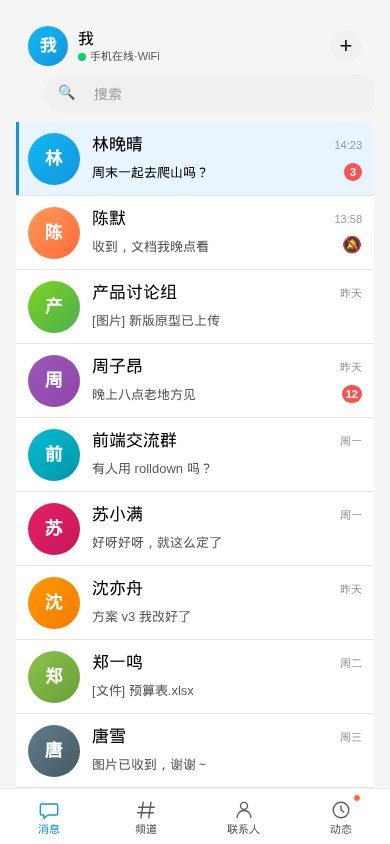
#> input picture docs/tgqq/fixtures/shots/mobile.jpg, 390 x 844 px, found by its file name; its folder holds 8 pictures in this run
$ python audit.py
#> lines starting #> are read from the running program, lines starting #| are printed output that depends on the picture
#!/usr/bin/env python3
"""
Round-14 visual audit of 7 TGQQ fixture screenshots.
Produces coordinate-anchored PASS/FAIL evidence per spec A-F.
"""
from PIL import Image
import os, json, collections

SHOTS = "/data/data/com.termux/files/home/tg-web/tweb/docs/tgqq/fixtures/shots"

def load(n):
#> called with n = 'mobile.jpg'
    p = os.path.join(SHOTS, n)
    return Image.open(p).convert("RGB")
#> returned value is the input picture: PIL image 390x844 RGB; mean R, G, B 238.5, 239.8, 239.6

def px(img, x, y):
    return img.getpixel((int(x), int(y)))

def br(rgb):
    return 0.299*rgb[0] + 0.587*rgb[1] + 0.114*rgb[2]

# Color predicates (with JPEG/AA tolerance)
def is_qq_blue(rgb, tol=40):
    # #1296DB = (18,150,219)
    r,g,b = rgb
    return abs(r-18)<=tol and abs(g-150)<=tol and abs(b-219)<=tol

def is_green_dot(rgb):
    # QQ green ~ #21BA45 / #4ECB73
    r,g,b = rgb
    return g >= 130 and g > r + 30 and g > b + 20 and r < 200

def is_red_badge(rgb):
    # QQ red ~ #FA5151 / #E74C3C
    r,g,b = rgb
    return r >= 200 and g < 130 and b < 130 and r > g + 70 and r > b + 70

def is_orange_avatar(rgb):
    r,g,b = rgb
    return r >= 220 and 110 <= g <= 180 and 40 <= b <= 110 and r > g > b

def is_purple_avatar(rgb):
    r,g,b = rgb
    return 130 <= r <= 200 and 70 <= g <= 140 and 160 <= b <= 220 and b > r > g

def is_pink_avatar(rgb):
    r,g,b = rgb
    return r >= 200 and g < 130 and 100 <= b <= 180 and r > g and b > g

def is_teal_avatar(rgb):
    r,g,b = rgb
    return r < 130 and g > 150 and b > 180 and b > r

def is_dark_text(rgb):
    return br(rgb) <= 110

def is_mid_gray_text(rgb):
    b = br(rgb)
    return 110 < b <= 180

def is_light_blue_selected(rgb):
    # selected row background ~ #EAF3FB / #F0F7FC / #ECF5FB
    r,g,bl = rgb
    return bl > r and bl > g and 220 <= bl <= 250 and r >= 220 and g >= 230

def is_page_bg_light(rgb):
    # light neutral page background ~ #F4F5F7
    r,g,b = rgb
    return 235 <= r <= 252 and 235 <= g <= 252 and 235 <= b <= 252 and abs(r-g)<10 and abs(g-b)<10

def is_card_white(rgb):
    return br(rgb) >= 248

def find_color_bbox(img, pred, x0, y0, x1, y1):
    pts = []
    for y in range(y0, y1):
        for x in range(x0, x1):
            if pred(px(img, x, y)):
                pts.append((x, y))
    if not pts:
        return None
    xs = [p[0] for p in pts]; ys = [p[1] for p in pts]
    return {
        "n": len(pts),
        "x0": min(xs), "y0": min(ys),
        "x1": max(xs), "y1": max(ys),
        "w": max(xs)-min(xs)+1, "h": max(ys)-min(ys)+1,
        "cx": (min(xs)+max(xs))//2, "cy": (min(ys)+max(ys))//2,
        "sample_rgb": px(img, (min(xs)+max(xs))//2, (min(ys)+max(ys))//2),
    }

# [20 lines left out: function find_row_y_extent, not called in this run]

# ==============================================================
# A+E : mobile.jpg  (390x844) — Messages list + bottom nav
# ==============================================================
def audit_mobile():
    img = load("mobile.jpg")
    out = {"file": "mobile.jpg", "size": img.size}

    # ---- Top personal row (header) ----
    # 我 avatar is at top-left. Sample its center
    out["my_avatar_center_rgb"] = px(img, 37, 47)
    out["my_avatar_is_qq_blue"] = is_qq_blue(px(img, 37, 47), 60)
#> in is_qq_blue, `r,g,b = rgb`: r = 17; g = 170; b = 240
    # Green dot under "我"
    out["green_dot_rgb"] = px(img, 32, 71)
    out["green_dot_present"] = is_green_dot(px(img, 32, 71))
#> in is_green_dot, `r,g,b = rgb`: r = 246; g = 245; b = 243
    # "+" icon top right
    out["plus_icon_rgb"] = px(img, 360, 47)
    out["plus_icon_is_dark"] = is_dark_text(px(img, 360, 47))
    # Header bg
    out["header_bg_rgb"] = px(img, 200, 30)
    # "手机在线 WiFi" text presence — find some dark text in header (y ~60-80)
    out["header_text_pixels"] = sum(1 for y in range(55,90) for x in range(70,260) if is_dark_text(px(img,x,y)))

    # ---- Search bar ----
    # Search pill bg ~ y=110-150
    out["search_pill_bg_rgb"] = px(img, 195, 135)
    out["search_pill_is_light"] = br(px(img, 195, 135)) >= 230
    # Search icon
    out["search_icon_rgb"] = px(img, 50, 135)
    # Search pill rounded corners — check that pill spans full width with margin
    # Top edge of pill
    search_top = None; search_bot = None
    for y in range(100, 170):
        # Check leftmost pixel that's NOT page bg
        for x in range(20, 80):
            r = px(img, x, y)
            if br(r) > 240 and not is_page_bg_light(r):
                # found pill left edge
                if search_top is None: search_top = y
                search_bot = y
                break
#> this loop made 70 passes
    out["search_pill_y_range"] = (search_top, search_bot)

    # ---- Conversation rows (selected first row) ----
    # Row 1 "林晚晴" — selected
    # Selected bg: very light blue
    out["row1_bg_rgb"] = px(img, 200, 215)
    out["row1_selected_bg"] = is_light_blue_selected(px(img, 200, 215))
    # Selected left blue border
    out["row1_left_border_rgb"] = px(img, 8, 215)
    out["row1_left_border_blue"] = is_qq_blue(px(img, 8, 215), 50)
    # Avatar "林" center — should be blue
    out["row1_avatar_rgb"] = px(img, 50, 215)
    out["row1_avatar_blue"] = is_qq_blue(px(img, 50, 215), 80)
    # Time "14:23" — gray text
    out["row1_time_rgb"] = px(img, 350, 200)
    # Unread "3" red badge
    out["row1_badge_rgb"] = px(img, 360, 240)
    out["row1_badge_red"] = is_red_badge(px(img, 360, 240))

    # Row geometry — detect avatar centers
    # Avatar left margin ~30, size ~52px, so x_center ~ 56
    avatar_y_bands = []
    in_band = False; b0 = 0
    for y in range(110, 800):
        c = px(img, 56, y)
        # An avatar has colored fill; check if not white bg
        if (is_qq_blue(c, 80) or is_orange_avatar(c) or is_purple_avatar(c)
                or is_pink_avatar(c) or is_teal_avatar(c)):
            if not in_band:
                b0 = y; in_band = True
        else:
            if in_band and y - b0 > 5:
                avatar_y_bands.append((b0, y-1, br(px(img, 56, (b0+y-1)//2))))
                in_band = False
            elif in_band and y - b0 <= 5:
                in_band = False
    if in_band:
        avatar_y_bands.append((b0, y, br(px(img, 56, (b0+y)//2))))
    out["avatar_y_bands"] = avatar_y_bands
    # Compute row heights
    if len(avatar_y_bands) >= 2:
        heights = [b[1]-b[0]+1 for b in avatar_y_bands]
        out["avatar_heights"] = heights
        out["row_gaps"] = [avatar_y_bands[i+1][0]-avatar_y_bands[i][1] for i in range(len(avatar_y_bands)-1)]

    # Row 4 "周子昂" purple + unread 12
    out["row4_avatar_rgb"] = px(img, 56, 535)
    out["row4_avatar_purple"] = is_purple_avatar(px(img, 56, 535))
    out["row4_badge_rgb"] = px(img, 360, 565)
    out["row4_badge_red"] = is_red_badge(px(img, 360, 565))

    # "陈默" row 已读 dot (small green check)
    # 陈 row avatar at y ~325
    out["row2_avatar_rgb"] = px(img, 56, 325)
    out["row2_avatar_orange"] = is_orange_avatar(px(img, 56, 325))
    # Right side small mark
    out["row2_right_mark_rgb"] = px(img, 360, 350)

    # ---- Bottom navigation ----
    # Bottom tab strip ~ y=790-844
    # Find tab icons by scanning dark pixels at y=810,820
    # Tab x centers: 消息~49, 频道~147, 联系人~245, 动态~343
    out["tab_y_text_label"] = (815, 838)
    out["tab_message_icon"] = px(img, 49, 805)
    out["tab_message_label_rgb"] = px(img, 49, 830)
    out["tab_message_selected_blue"] = is_qq_blue(px(img, 49, 830), 60)
    out["tab_channels_label_rgb"] = px(img, 147, 830)
    out["tab_contacts_label_rgb"] = px(img, 245, 830)
    out["tab_dynamics_label_rgb"] = px(img, 343, 830)
    out["tab_dynamics_selected_blue"] = is_qq_blue(px(img, 343, 830), 60)
    # Red dot badge above 动态 tab
    # Sample around (370, 778)
    out["tab_dynamics_badge_rgb"] = px(img, 372, 778)
    out["tab_dynamics_badge_red"] = is_red_badge(px(img, 372, 778))
    # Scan for red badge above 动态 icon
    badge_pts = []
    for y in range(770, 800):
        for x in range(340, 390):
            if is_red_badge(px(img, x, y)):
                badge_pts.append((x, y))
    out["tab_dynamics_badge_bbox"] = (
        (min(p[0] for p in badge_pts), min(p[1] for p in badge_pts),
         max(p[0] for p in badge_pts), max(p[1] for p in badge_pts))
        if badge_pts else None)

    return out

# ==============================================================
# B : channels-tab.jpg (900x700) — Channels tab (tablet left)
# ==============================================================
def audit_channels():
    img = load("channels-tab.jpg")
#> call 2 of load, with n = 'channels-tab.jpg'
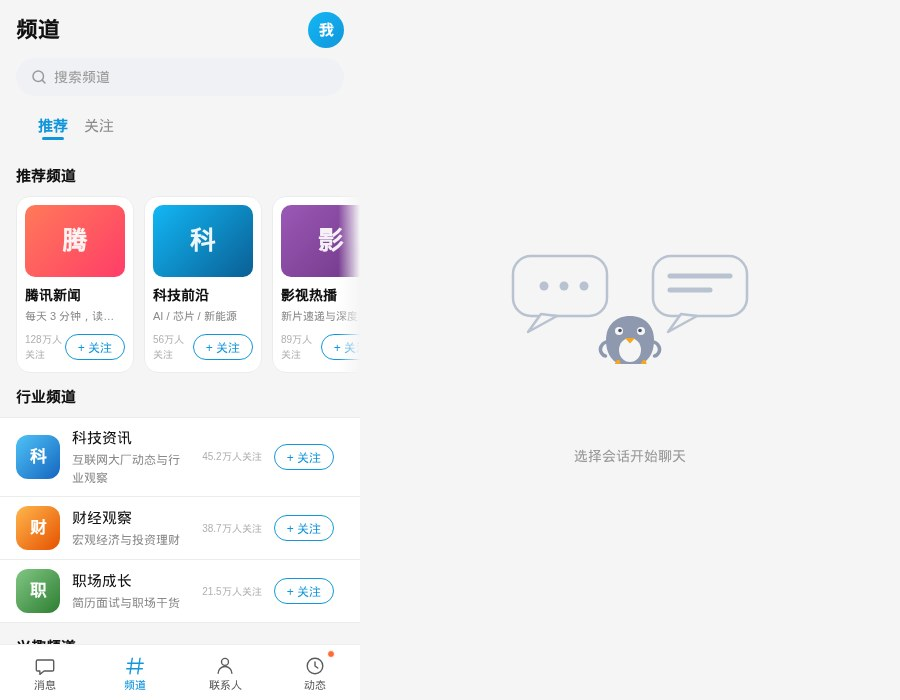
#> input picture docs/tgqq/fixtures/shots/channels-tab.jpg, 900 x 700 px, found by its file name
#> in load, returned value is the input picture: PIL image 900x700 RGB; mean R, G, B 239.1, 239.1, 240.4
    out = {"file": "channels-tab.jpg", "size": img.size}

    # Page bg
    out["page_bg_rgb"] = px(img, 600, 400)
    # Header "频道" — sample where text would be
    out["header_text_pixels"] = sum(1 for y in range(25,55) for x in range(20,100) if is_dark_text(px(img,x,y)))
    # 我 avatar top-right
    out["my_avatar_rgb"] = px(img, 838, 35)
    out["my_avatar_blue"] = is_qq_blue(px(img, 838, 35), 70)
    # Search "搜索频道"
    out["search_bg_rgb"] = px(img, 300, 100)
    out["search_pill_light"] = br(px(img, 300, 100)) >= 235
    # 推荐频道 title
    out["section_recommend_text_px"] = sum(1 for y in range(155,175) for x in range(20,150) if is_dark_text(px(img,x,y)))
    # First card "腾讯新闻" red gradient cover
    out["card1_cover_rgb"] = px(img, 85, 215)
    out["card1_cover_red"] = px(img, 85, 215)[0] >= 200 and px(img, 85, 215)[1] < 100
    out["card1_name_rgb"] = px(img, 100, 280)
    # "+关注" pill — should have blue outline
    out["card1_follow_text_px"] = sum(1 for y in range(305,325) for x in range(120,180) if is_qq_blue(px(img,x,y), 60))

    # Card geometry: find red gradient bbox in card 1 (x ~ 30-160, y ~ 175-260)
    bbox = find_color_bbox(img, lambda c: c[0]>=200 and c[1]<110 and c[2]<120, 25, 170, 165, 265)
    out["card1_red_cover_bbox"] = bbox

    # Card 2 "科技前沿" — blue gradient
    bbox2 = find_color_bbox(img, lambda c: c[2]>=180 and c[2]>c[0]+20 and br(c)<220, 175, 170, 315, 265)
    out["card2_blue_cover_bbox"] = bbox2

    # Card 3 "影视热播" — purple gradient
    bbox3 = find_color_bbox(img, lambda c: 130<=c[0]<=200 and 70<=c[1]<=140 and 160<=c[2]<=220, 325, 170, 465, 265)
    out["card3_purple_cover_bbox"] = bbox3

    # 行业频道 — find row avatars (blue/orange/green)
    # Row 1 "科技资讯" — blue avatar at (45, 420)
    out["row_sci_avatar_rgb"] = px(img, 45, 425)
    out["row_sci_avatar_blue"] = is_qq_blue(px(img, 45, 425), 80)
    # Row 2 "财经观察" — orange at (45, 485)
    out["row_fin_avatar_rgb"] = px(img, 45, 490)
    out["row_fin_avatar_orange"] = is_orange_avatar(px(img, 45, 490))
    # Row 3 "职场成长" — green at (45, 550)
    out["row_car_avatar_rgb"] = px(img, 45, 555)
    out["row_car_avatar_green"] = px(img, 45, 555)[1] > 150 and px(img, 45, 555)[0] < 200 and px(img, 45, 555)[2] < 150

    # "+关注" buttons in 行业频道 — blue outlines
    out["row_follow_buttons_blue_px"] = sum(1 for y in range(400,620) for x in range(370,440)
                                              if is_qq_blue(px(img,x,y), 60))

    # Bottom nav: 频道 selected blue
    out["tab_message_label_rgb"] = px(img, 74, 680)
    out["tab_channels_label_rgb"] = px(img, 152, 680)
    out["tab_channels_selected_blue"] = is_qq_blue(px(img, 152, 680), 70)
    out["tab_contacts_label_rgb"] = px(img, 247, 680)
    out["tab_dynamics_label_rgb"] = px(img, 348, 680)

    return out

# ==============================================================
# C : contacts-tab.jpg (900x700) — Contacts tab
# ==============================================================
def audit_contacts():
    img = load("contacts-tab.jpg")
#> call 3 of load, with n = 'contacts-tab.jpg'
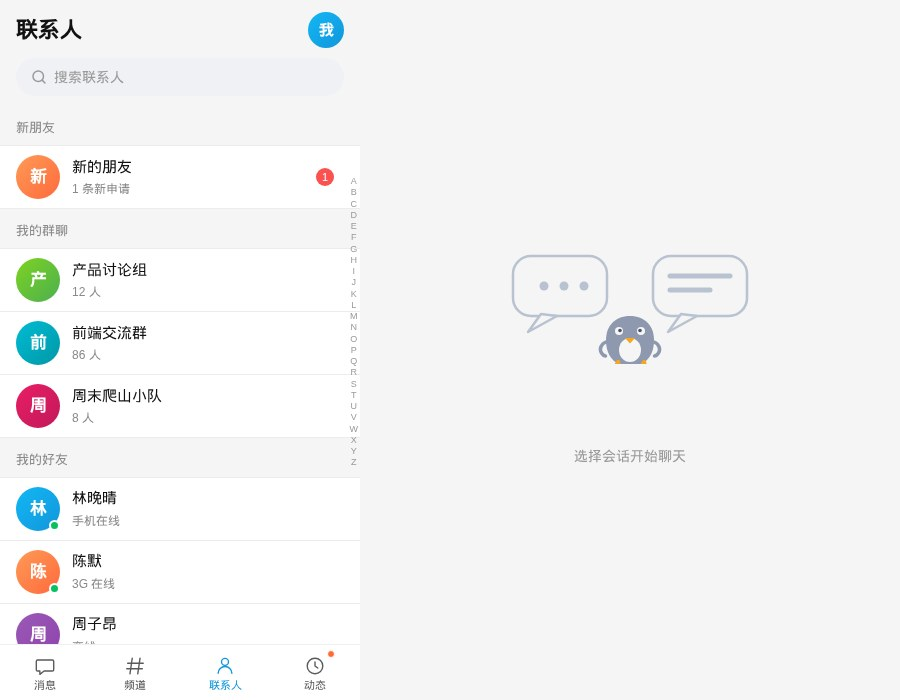
#> input picture docs/tgqq/fixtures/shots/contacts-tab.jpg, 900 x 700 px, found by its file name
#> in load, returned value is the input picture: PIL image 900x700 RGB; mean R, G, B 243.4, 243.6, 243.8
    out = {"file": "contacts-tab.jpg", "size": img.size}

    out["page_bg_rgb"] = px(img, 600, 400)
    out["header_text_pixels"] = sum(1 for y in range(25,55) for x in range(20,120) if is_dark_text(px(img,x,y)))
    out["my_avatar_rgb"] = px(img, 838, 35)
    out["my_avatar_blue"] = is_qq_blue(px(img, 838, 35), 70)

    out["search_pill_rgb"] = px(img, 300, 100)
    out["search_pill_light"] = br(px(img, 300, 100)) >= 235

    # 新朋友 row + red badge "1"
    # 新 avatar orange at (45, 217)
    out["new_friend_avatar_rgb"] = px(img, 45, 220)
    out["new_friend_avatar_orange"] = is_orange_avatar(px(img, 45, 220))
    # Red badge "1" at right
    out["new_friend_badge_rgb"] = px(img, 357, 218)
    out["new_friend_badge_red"] = is_red_badge(px(img, 357, 218))

    # 产 avatar green
    out["group_prod_avatar_rgb"] = px(img, 45, 343)
    # 前 avatar blue
    out["group_qian_avatar_rgb"] = px(img, 45, 413)
    # 周 avatar pink
    out["group_zhou_avatar_rgb"] = px(img, 45, 483)

    # 林 (我的好友) — blue avatar + green dot
    out["friend_lin_avatar_rgb"] = px(img, 45, 615)
    out["friend_lin_green_dot_rgb"] = px(img, 78, 632)
    out["friend_lin_green_dot"] = is_green_dot(px(img, 78, 632))
    # 陈 (我的好友) — orange avatar + green dot
    out["friend_chen_avatar_rgb"] = px(img, 45, 678)
    out["friend_chen_green_dot_rgb"] = px(img, 78, 695)
    out["friend_chen_green_dot"] = is_green_dot(px(img, 78, 695))

    # **The infamous A-Z letter index** — Telegram artifact on right side
    # Sample letter column — should be around x=485
    az_text_px = 0
    for y in range(170, 600):
        for x in range(480, 510):
            if is_mid_gray_text(px(img, x, y)):
                az_text_px += 1
    out["az_letter_index_text_px"] = az_text_px

    # Sample a few specific letter locations to confirm
    out["az_A_rgb"] = px(img, 489, 178)
    out["az_B_rgb"] = px(img, 489, 188)
    out["az_M_rgb"] = px(img, 489, 378)
    out["az_Z_rgb"] = px(img, 489, 568)

    # Bottom nav
    out["tab_contacts_label_rgb"] = px(img, 247, 680)
    out["tab_contacts_selected_blue"] = is_qq_blue(px(img, 247, 680), 70)

    return out

# ==============================================================
# D : dynamics-tab.jpg (900x700) + dynamics-tab-mobile.jpg (390x844)
# ==============================================================
def audit_dynamics_tablet():
    img = load("dynamics-tab.jpg")
#> call 4 of load, with n = 'dynamics-tab.jpg'
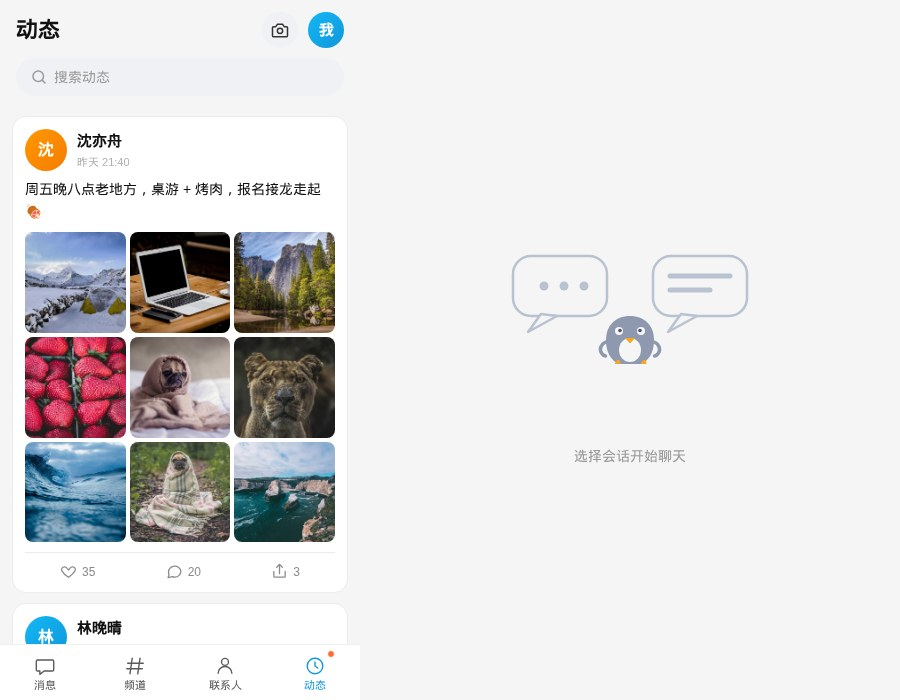
#> input picture docs/tgqq/fixtures/shots/dynamics-tab.jpg, 900 x 700 px, found by its file name
#> in load, returned value is the input picture: PIL image 900x700 RGB; mean R, G, B 224.9, 224.3, 224.9
    out = {"file": "dynamics-tab.jpg", "size": img.size}

    out["page_bg_rgb"] = px(img, 700, 400)
    out["header_text_pixels"] = sum(1 for y in range(25,55) for x in range(20,90) if is_dark_text(px(img,x,y)))

    # 📷 camera icon — sample where camera button would be (right side, before avatar)
    out["camera_icon_rgb"] = px(img, 745, 35)
    out["camera_icon_dark"] = is_dark_text(px(img, 745, 35))

    out["my_avatar_rgb"] = px(img, 838, 35)
    out["my_avatar_blue"] = is_qq_blue(px(img, 838, 35), 70)

    out["search_pill_rgb"] = px(img, 250, 100)
    out["search_pill_light"] = br(px(img, 250, 100)) >= 235

    # First card "沈亦舟" — orange avatar + name + time
    out["card_shen_avatar_rgb"] = px(img, 45, 185)
    out["card_shen_avatar_orange"] = is_orange_avatar(px(img, 45, 185))

    # 9-grid 3x3 images — sample center of each tile to verify they're loaded images not blanks
    # Tile centers ~ x: 90, 200, 310 ; y: 320, 430, 540
    tiles = []
    for r in range(3):
        for c in range(3):
            tx = 90 + c*110
            ty = 320 + r*110
            tiles.append((r, c, px(img, tx, ty)))
    out["nine_grid_tiles"] = tiles

    # Like/Comment/Share buttons — sample around bottom of card
    # Heart icon ~ x=100, y=665; Comment ~ x=210, y=665; Share ~ x=320, y=665
    out["like_button_icon_rgb"] = px(img, 100, 660)
    out["like_count_text_px"] = sum(1 for y in range(655,680) for x in range(115,140) if is_dark_text(px(img,x,y)))
    out["comment_count_text_px"] = sum(1 for y in range(655,680) for x in range(225,250) if is_dark_text(px(img,x,y)))
    out["share_count_text_px"] = sum(1 for y in range(655,680) for x in range(335,355) if is_dark_text(px(img,x,y)))

    # Card geometry — find white card bbox
    bbox = find_color_bbox(img, lambda c: br(c) >= 250, 10, 145, 450, 690)
    out["dynamics_card1_bbox"] = bbox

    # Right side empty area
    out["right_empty_luma"] = br(px(img, 600, 400))
    out["right_empty_width_px"] = sum(1 for x in range(450, 900) if br(px(img, x, 400)) >= 235)

    # Bottom nav — 动态 selected blue, with red badge
    out["tab_dynamics_label_rgb"] = px(img, 348, 680)
    out["tab_dynamics_selected_blue"] = is_qq_blue(px(img, 348, 680), 70)
    # Red badge above 动态
    badge_pts = []
    for y in range(630, 670):
        for x in range(355, 395):
            if is_red_badge(px(img, x, y)):
                badge_pts.append((x, y))
    out["tab_dynamics_badge_bbox"] = (
        (min(p[0] for p in badge_pts), min(p[1] for p in badge_pts),
         max(p[0] for p in badge_pts), max(p[1] for p in badge_pts))
        if badge_pts else None)

    return out

def audit_dynamics_mobile():
    img = load("dynamics-tab-mobile.jpg")
    out = {"file": "dynamics-tab-mobile.jpg", "size": img.size}

    out["page_bg_rgb"] = px(img, 200, 400)
    out["header_text_pixels"] = sum(1 for y in range(25,55) for x in range(20,90) if is_dark_text(px(img,x,y)))
    out["camera_icon_rgb"] = px(img, 305, 35)
    out["camera_icon_dark"] = is_dark_text(px(img, 305, 35))
    out["my_avatar_rgb"] = px(img, 360, 35)
    out["my_avatar_blue"] = is_qq_blue(px(img, 360, 35), 70)

    out["search_pill_rgb"] = px(img, 195, 100)
    out["search_pill_light"] = br(px(img, 195, 100)) >= 235

    out["card_shen_avatar_rgb"] = px(img, 45, 185)
    out["card_shen_avatar_orange"] = is_orange_avatar(px(img, 45, 185))

    # 9-grid on mobile — tile centers
    tiles = []
    for r in range(3):
        for c in range(3):
            tx = 75 + c*100
            ty = 325 + r*100
            tiles.append((r, c, px(img, tx, ty)))
    out["nine_grid_tiles"] = tiles

    out["like_count_text_px"] = sum(1 for y in range(655,680) for x in range(95,115) if is_dark_text(px(img,x,y)))
    out["comment_count_text_px"] = sum(1 for y in range(655,680) for x in range(200,225) if is_dark_text(px(img,x,y)))
    out["share_count_text_px"] = sum(1 for y in range(655,680) for x in range(295,320) if is_dark_text(px(img,x,y)))

    bbox = find_color_bbox(img, lambda c: br(c) >= 250, 10, 145, 380, 690)
    out["dynamics_card1_bbox"] = bbox

    out["tab_dynamics_label_rgb"] = px(img, 343, 825)
    out["tab_dynamics_selected_blue"] = is_qq_blue(px(img, 343, 825), 70)
    badge_pts = []
    for y in range(775, 815):
        for x in range(355, 388):
            if is_red_badge(px(img, x, y)):
                badge_pts.append((x, y))
    out["tab_dynamics_badge_bbox"] = (
        (min(p[0] for p in badge_pts), min(p[1] for p in badge_pts),
         max(p[0] for p in badge_pts), max(p[1] for p in badge_pts))
        if badge_pts else None)

    return out

# ==============================================================
# F : tablet-mid.jpg (900x700) — Left home + right chat
# ==============================================================
# [141 lines left out: functions audit_tablet_mid, audit_group_chat, not called in this run]

# ==============================================================
# Main
# ==============================================================
if __name__ == "__main__":
    results = {
        "mobile": audit_mobile(),
        "channels": audit_channels(),
        "contacts": audit_contacts(),
        "dynamics_tablet": audit_dynamics_tablet(),
#> (the run stopped early here; a loop or call above may not have finished)
